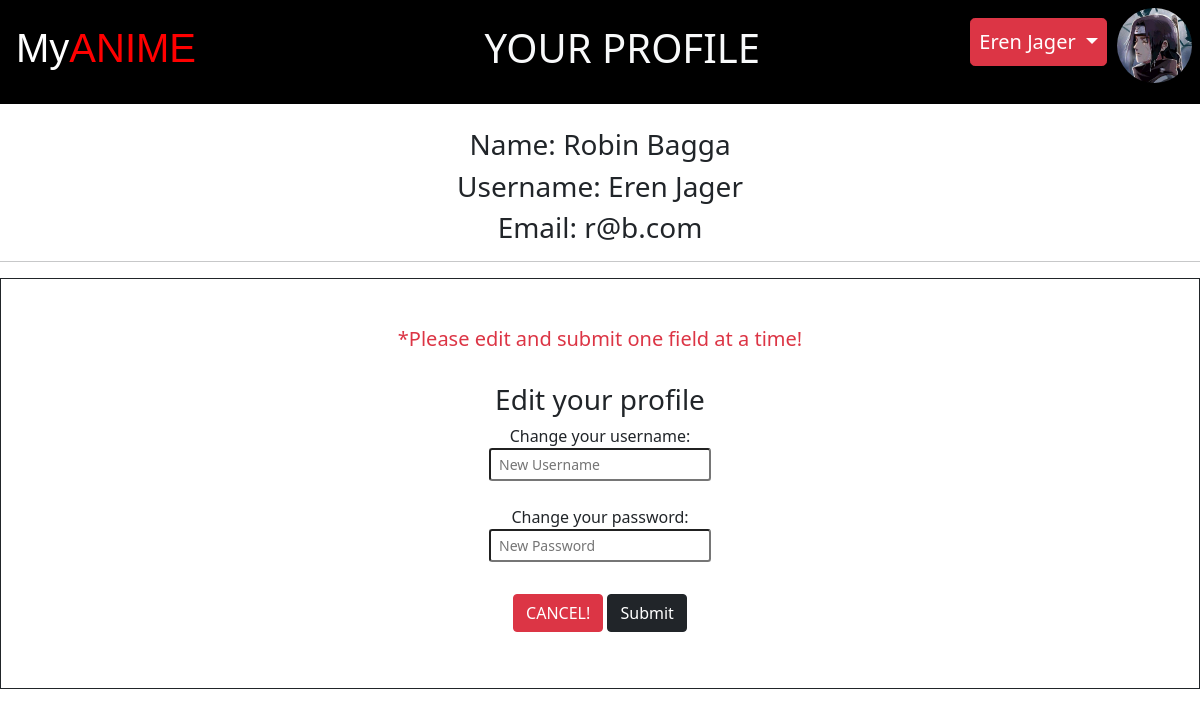
Screenshot of /editProfile/1 (signed in) with the database file from the repository.
### anime_list_app/models.py (models this page shows)
class User(models.Model):
    first_name = models.CharField(max_length=25)
    last_name = models.CharField(max_length=25)
    email = models.CharField(max_length=45)
    user_name = models.CharField(max_length=45)
    pfp = models.TextField()
    password = models.CharField(max_length=45)
    created_at = models.DateTimeField(auto_now_add=True)
    updated_at = models.DateTimeField(auto_now=True)
    objects = UserManager()

### anime_list_app/views.py (the view)
# urls.py: path('editProfile/<int:id>', views.editProfile),
def editProfile(request, id):
    user_info = User.objects.get(id=request.session['userid'])
    context = {
        "user_info" : user_info,
    }
    return render(request, "editProfile.html", context)

### anime_list_app/templates/editProfile.html (shortened to what this page needs)
<!DOCTYPE html>
<html lang="en">
<head>
    {% load static %}
    <link rel="stylesheet" href="{% static 'css/index.css' %}">
    <link href="https://cdn.jsdelivr.net/npm/bootstrap@5.0.0-beta3/dist/css/bootstrap.min.css" rel="stylesheet"
>
</head>
<body>
    <div class="header-login d-flex justify-content-between p-2">
        <header class="mt-2 p-2">
            <a class="text-decoration-none" href='/'>
                <h1 class="h1_color header-color">My<span style="color:red">ANIME</span></h1>
            </a>
        </header>
        <h1 class="p-3 text-light center-header-text">
            YOUR PROFILE
        </h1>
        <div class="d-flex">
            <div class="dropdown dropdown-spacing">
                <a class="p-2 btn btn-danger btn-lg dropdown-toggle" href="#" role="button" id="dropdownMenuLink"
                    data-toggle="dropdown" aria-haspopup="true" aria-expanded="false">
                    {{user_info.user_name}}
                </a>
            </div>
            <img class='pfp-border resize-pfp' src="{% static '' %}{{user_info.pfp}}" alt="profpic">
        </div>
    </div>
    <br>
    <div class="text-center">
        <h3>
            Name: {{user_info.first_name}} {{user_info.last_name}}
        </h3>
        <h3>
            Username: {{user_info.user_name}}
        </h3>
        <h3>
            Email: {{user_info.email}}
        </h3>
    </div>
    <hr>
    <div class="border border-dark p-5 text-center">
        <h5 class=text-danger>*Please edit and submit one field at a time!</h5>
        <form action="/editForm/{{user_info.id}}" method="POST">
            <h3>
                Edit your profile
            </h3>
            <label for="user_name">Change your username:</label><br>
            <input class="form-control-sm" type="text" id="user_name" name="user_name" placeholder='New Username'><br> <br>
            <label for="user_name">Change your password:</label><br>
            <input class="form-control-sm" type="password" id="password" name="password" placeholder='New Password'><br> <br>
            <div class="p-2">
                <a class="btn btn-danger" href="/dashboard">CANCEL!</a>
                <button type="submit" class="btn btn-dark">Submit</button>
            </div>
        </form>
    </div>
</body>
</html>

### anime_list_app/static/css/index.css (style rules this page uses)
.resize-pfp { width:75px; height:75px; }
.pfp-border { width: 75px; height: 75px; overflow: hidden; -webkit-border-radius: 75%; -moz-border-radius: 75%; -ms-border-radius: 75%; -o-border-radius: 75%; border-radius: 75%; border-color:red solid 1px; }
.header-login { display: flex; justify-content: space-between; padding:15px; background:black; }
body { background-image: url("paper.gif"); background-color: #cccccc; }
.h1_color { font-family: Arial, Helvetica, sans-serif; }
.header-color { color:white; }
.dropdown-spacing { margin-top: 10px; margin-right:10px; }
.center-header-text { margin-left:70px; }

### rows the page displays
User: user_name "Eren Jager", pfp (picture), first_name "Robin", last_name "Bagga", email "r@b.com"
